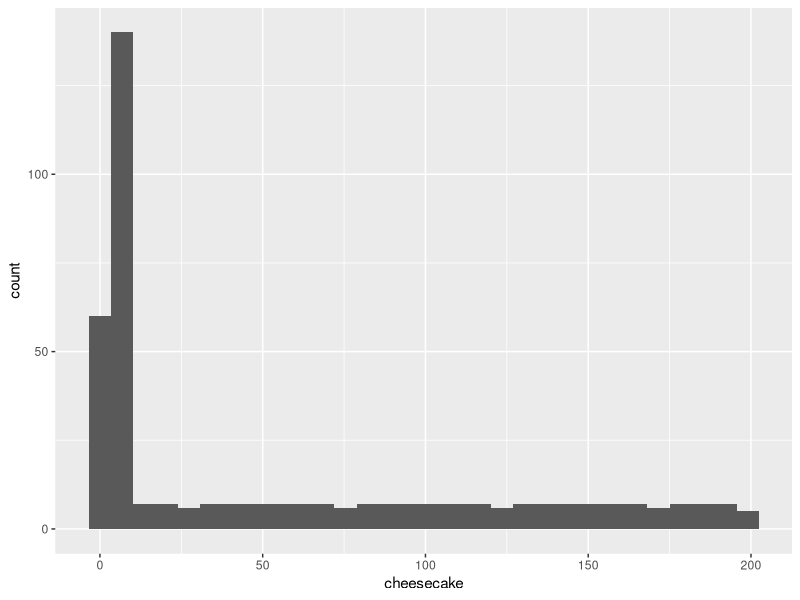

Write the R code that produced this figure.
a<-1:200
cheesecake<-rep(1:10, 20)
a_cheesecake<-data.frame(a,cheesecake)
head(a_cheesecake)
library(ggplot2)
g1<- ggplot(a_cheesecake, aes(x=cheesecake))+geom_histogram()+geom_histogram(aes(x=a))
g1
